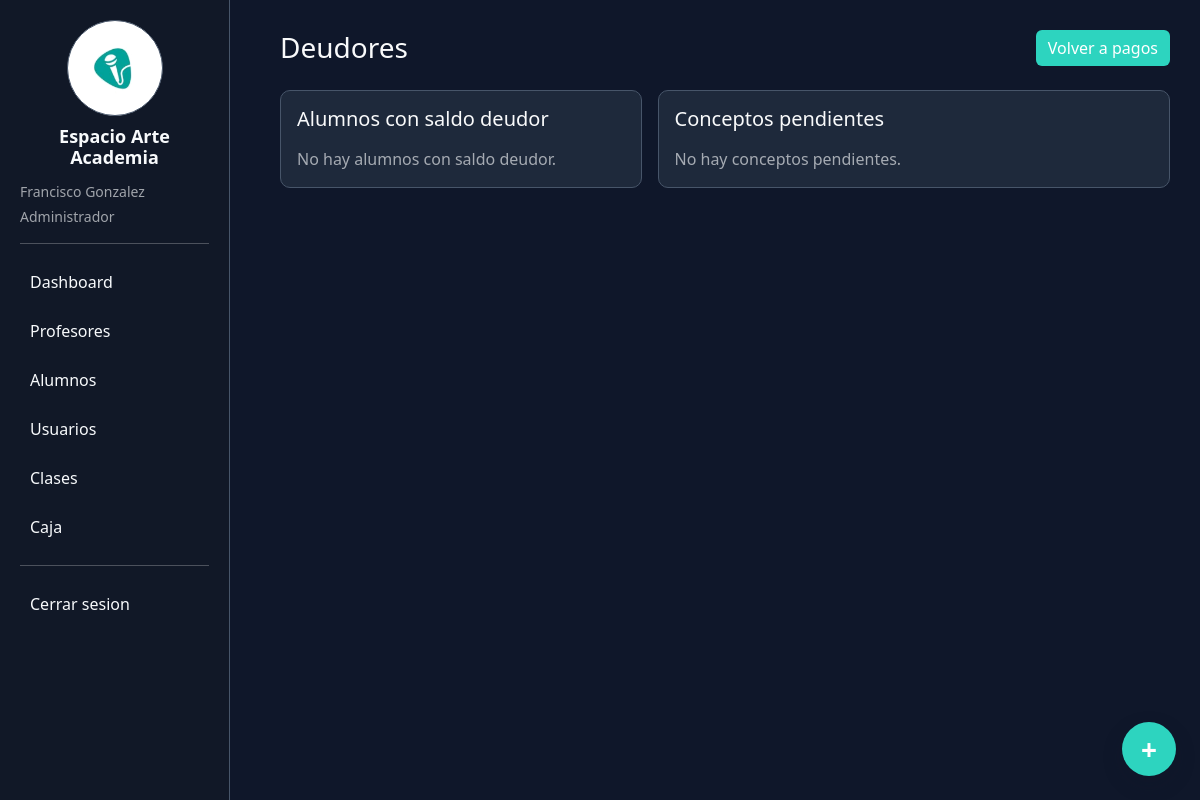
Screenshot of /deudores (signed in) with the database file from the repository.
### tables this page shows
CREATE TABLE configuracion (
        clave TEXT PRIMARY KEY,
        valor TEXT
    );

### app.py (the view)
@app.route("/deudores")
@roles_required("admin", "comun")
def deudores():
    conn = get_conn()
    sincronizar_estado_cuenta_todos(conn)
    deudores_lista = conn.execute("""
        SELECT alumnos.id AS alumno_id, alumnos.apellido_nombre,
               SUM(movimientos_cuenta.debe) - SUM(movimientos_cuenta.haber) AS saldo,
               MIN(CASE WHEN movimientos_cuenta.estado<>'pagado' AND movimientos_cuenta.debe>0 THEN movimientos_cuenta.fecha END) AS deuda_desde,
               MAX(CASE WHEN movimientos_cuenta.categoria='pago' THEN movimientos_cuenta.fecha END) AS ultimo_pago
        FROM alumnos
        JOIN movimientos_cuenta ON movimientos_cuenta.alumno_id = alumnos.id
        WHERE movimientos_cuenta.anulado=0
        GROUP BY alumnos.id
        HAVING saldo > 0
        ORDER BY saldo DESC, alumnos.apellido_nombre
    """).fetchall()
    conceptos_pendientes = conn.execute("""
        SELECT movimientos_cuenta.*, alumnos.apellido_nombre
        FROM movimientos_cuenta
        LEFT JOIN alumnos ON movimientos_cuenta.alumno_id = alumnos.id
        WHERE movimientos_cuenta.anulado=0
          AND movimientos_cuenta.debe > 0
          AND movimientos_cuenta.estado<>'pagado'
        ORDER BY movimientos_cuenta.fecha, alumnos.apellido_nombre
    """).fetchall()
    conn.commit()
    conn.close()
    return render_template(
        "deudores.html",
        deudores_lista=deudores_lista,
        conceptos_pendientes=conceptos_pendientes
    )

### app.py (called while the page is built)
def get_conn():
    conn = sqlite3.connect(DB_PATH, timeout=30)
    conn.row_factory = sqlite3.Row
    return conn

def validar_precio(valor):
    try:
        precio = float(valor or 0)
    except (TypeError, ValueError):
        return 0
    return max(precio, 0)

def obtener_configuracion(conn):
    filas = conn.execute("SELECT clave, valor FROM configuracion").fetchall()
    return {fila["clave"]: fila["valor"] for fila in filas}

def recalcular_saldos_alumno(conn, alumno_id):
    movimientos = conn.execute("""
        SELECT id, debe, haber
        FROM movimientos_cuenta
        WHERE alumno_id=? AND anulado=0
        ORDER BY fecha, id
    """, (alumno_id,)).fetchall()
    saldo = 0
    for mov in movimientos:
        saldo += float(mov["debe"] or 0) - float(mov["haber"] or 0)
        conn.execute("UPDATE movimientos_cuenta SET saldo_acumulado=? WHERE id=?", (saldo, mov["id"]))
    return saldo

def sincronizar_estado_cuenta_todos(conn):
    alumnos = conn.execute("SELECT id FROM alumnos").fetchall()
    for alumno in alumnos:
        sincronizar_estado_cuenta_alumno(conn, alumno["id"])

def normalizar_rol(valor):
    valor = (valor or "").strip().lower()
    if valor in ["comun", "administrativo", "recepción"]:
        return "recepcion"
    return valor if valor in ROLES else "recepcion"

def usuario_actual():
    if not session.get("usuario_id"):
        return None
    return {
        "id": session["usuario_id"],
        "nombre": session["usuario_nombre"],
        "rol": normalizar_rol(session["usuario_rol"]),
        "rol_nombre": ROLE_LABELS.get(normalizar_rol(session["usuario_rol"]), session["usuario_rol"]),
        "profesor_id": session.get("profesor_id")
    }

def tiene_permiso(permiso):
    return permiso in permisos_usuario_actual()

def puede(permiso):
    return tiene_permiso(permiso)

def puede_gestionar_clases():
    return tiene_permiso("clases.crear") or tiene_permiso("clases.editar")

def puede_ver_pagos():
    return tiene_permiso("caja.ver")

@app.context_processor
def contexto_usuario():
    conn = get_conn()
    configuracion = obtener_configuracion(conn)
    conn.commit()
    conn.commit()
    conn.close()
    return {
        "usuario_actual": usuario_actual(),
        "puede_gestionar_clases": puede_gestionar_clases(),
        "puede_ver_pagos": puede_ver_pagos(),
        "puede": puede,
        "configuracion": configuracion
    }

### templates/deudores.html
{% extends "base.html" %}
{% block content %}
<div class="d-flex justify-content-between align-items-center mb-4">
    <h3 class="mb-0">Deudores</h3>
    <a href="/pagos" class="btn btn-primary">Volver a pagos</a>
</div>
<div class="row g-3">
    <div class="col-lg-5">
        <div class="card p-3 h-100">
            <h5 class="mb-3">Alumnos con saldo deudor</h5>
            {% if deudores_lista %}
            <div class="table-responsive">
                <table class="table align-middle">
                    <thead>
                        <tr>
                            <th>Alumno</th>
                            <th>Saldo</th>
                            <th>Desde</th>
                            <th>Ultimo pago</th>
                        </tr>
                    </thead>
                    <tbody>
                        {% for d in deudores_lista %}
                        <tr>
                            <td><a href="/alumnos/{{ d.alumno_id }}">{{ d.apellido_nombre }}</a></td>
                            <td><strong>${{ "%.2f"|format(d.saldo or 0) }}</strong></td>
                            <td>{{ d.deuda_desde or "-" }}</td>
                            <td>{{ d.ultimo_pago or "-" }}</td>
                        </tr>
                        {% endfor %}
                    </tbody>
                </table>
            </div>
            {% else %}
            <p class="text-muted mb-0">No hay alumnos con saldo deudor.</p>
            {% endif %}
        </div>
    </div>
    <div class="col-lg-7">
        <div class="card p-3 h-100">
            <h5 class="mb-3">Conceptos pendientes</h5>
            {% if conceptos_pendientes %}
            <div class="table-responsive">
                <table class="table align-middle">
                    <thead>
                        <tr>
                            <th>Fecha</th>
                            <th>Alumno</th>
                            <th>Concepto</th>
                            <th>Debe</th>
                            <th>Estado</th>
                        </tr>
                    </thead>
                    <tbody>
                        {% for c in conceptos_pendientes %}
                        <tr>
                            <td>{{ c.fecha }}</td>
                            <td>{{ c.apellido_nombre }}</td>
                            <td>{{ c.concepto }}</td>
                            <td>${{ "%.2f"|format(c.debe or 0) }}</td>
                            <td><span class="badge bg-danger">{{ c.estado|capitalize }}</span></td>
                        </tr>
                        {% endfor %}
                    </tbody>
                </table>
            </div>
            {% else %}
            <p class="text-muted mb-0">No hay conceptos pendientes.</p>
            {% endif %}
        </div>
    </div>
</div>
{% endblock %}

### templates/base.html (shortened to what this page needs)
<!DOCTYPE html>
<html>
<head>
<link href="https://cdn.jsdelivr.net/npm/bootstrap@5.3.0/dist/css/bootstrap.min.css" rel="stylesheet">
</head>
<body>
<div class="sidebar">
    <div class="brand-block">
        <img src="{{ url_for('static', filename=configuracion.logo_app | default('logo.jpeg')) }}" alt="{{ configuracion.nombre_app | default('Espacio Arte Academia') }}">
        <h4>{{ configuracion.nombre_app | default("Espacio Arte Academia") }}</h4>
    </div>
    {% if usuario_actual %}
    <div class="text-muted small mb-1">{{ usuario_actual.nombre }}</div>
    <div class="text-muted small mb-3">{{ usuario_actual.rol_nombre }}</div>
    {% endif %}
    <hr>
    {% if puede("dashboard.ver") %}
    <a href="/">Dashboard</a>
    {% endif %}
    {% if puede("profesores.ver") %}
    <a href="/profesores">Profesores</a>
    {% endif %}
    {% if puede("alumnos.ver") %}
    <a href="/alumnos">Alumnos</a>
    {% endif %}
    {% if puede("usuarios.ver") %}
    <a href="/usuarios">Usuarios</a>
    {% endif %}
    {% if puede("clases.ver") %}
    <a href="/clases">Clases</a>
    {% endif %}
    {% if puede("caja.ver") %}
    <a href="/caja">Caja</a>
    {% endif %}
    {% if usuario_actual %}
    <hr>
    <a href="/logout">Cerrar sesion</a>
    {% endif %}
</div>
<div class="content">
{% block content %}{% endblock %}
</div>
{% if puede("configuracion.editar") %}
<button class="theme-button" data-bs-toggle="modal" data-bs-target="#modalApariencia" title="Personalizar apariencia">
    +
</button>
{% endif %}
</body>
</html>

### rows the page displays
configuracion: valor (picture)
configuracion: nombre_app "Espacio Arte Academia"

### other values shown
{{ usuario_actual.nombre }} "Francisco Gonzalez"
{{ usuario_actual.rol_nombre }} "Administrador"
